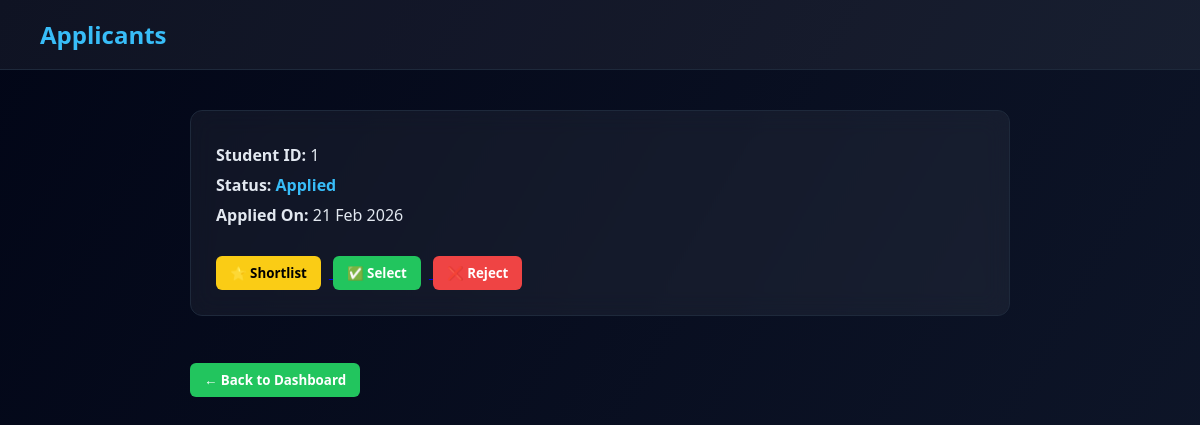
Before: /job-applications/1 with the older database file.
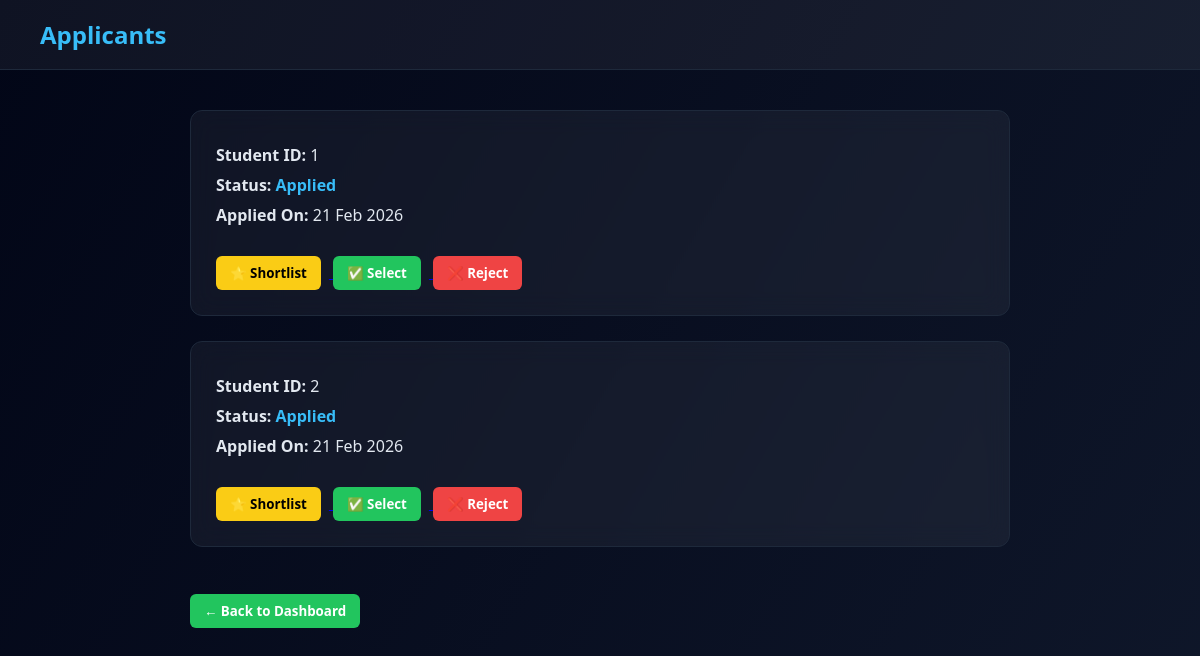
After: the same page with the newer database file.
### app.py (models this page shows)
class Application(db.Model):
    __tablename__ = "applications"
    id = db.Column(db.Integer, primary_key=True)
    job_id = db.Column(
        db.Integer,
        db.ForeignKey("jobs.id"),
        nullable=False
    )
    student_id = db.Column(
        db.Integer,
        db.ForeignKey("student_profiles.id"),
        nullable=False
    )
    status = db.Column(db.String(50), default="Applied")
    applied_at = db.Column(db.DateTime, default=datetime.utcnow)
    job = db.relationship("Job", back_populates="applications")
    student = db.relationship("StudentProfile", back_populates="applications")

### app.py (the view)
@app.route("/job-applications/<int:job_id>")
def view_applications(job_id):
    applications = Application.query.filter_by(job_id=job_id).all()
    return render_template(
        "applications.html",
        applications=applications
    )

### templates/applications.html (shortened to what this page needs)
<!DOCTYPE html>
<html lang="en">
<head>
</head>
<body>
    <div class="navbar">
        <h2>Applicants</h2>
    </div>
    <div class="container">
        {% if applications %}
        {% for app in applications %}
<div class="card">
    <p><b>Student ID:</b> {{ app.student_id }}</p>
    <p>
        <b>Status:</b>
        <span class="status">
            {% if app.status == "Applied" %}
            <span style="color: #38bdf8;">Applied</span>
            {% elif app.status == "Shortlisted" %}
            <span style="color: #facc15;">Shortlisted</span>
            {% elif app.status == "Selected" %}
            <span style="color: #22c55e;">Selected</span>
            {% else %}
            <span style="color: #ef4444;">Rejected</span>
            {% endif %}
        </span>
    </p>
    <p>
        <b>Applied On:</b>
        {{ app.applied_at.strftime("%d %b %Y") }}
    </p>
    <br>
    <a href="/toggle-status/{{ app.id }}/shortlist">
        <button class="btn shortlist">
            {% if app.status == "Shortlisted" %}
                🔁 Unshortlist
            {% else %}
                ⭐ Shortlist
            {% endif %}
        </button>
    </a>
    <a href="/toggle-status/{{ app.id }}/select">
        <button class="btn select">
            {% if app.status == "Selected" %}
                🔁 Unselect
            {% else %}
                ✅ Select
            {% endif %}
        </button>
    </a>
    <a href="/toggle-status/{{ app.id }}/reject">
        <button class="btn reject">
            {% if app.status == "Rejected" %}
                🔁 Unreject
            {% else %}
                ❌ Reject
            {% endif %}
        </button>
    </a>
</div>
        {% endfor %}
        {% else %}
        <p style="color:#94a3b8;">No applications received yet.</p>
        {% endif %}
        <br>
        <a href="/company_dashboard">
            <button class="btn select">← Back to Dashboard</button>
        </a>
    </div>
</body>
</html>

Changed rows visible on the page:
added Application: student_id "2", status "Applied", applied_at "21 Feb 2026"
